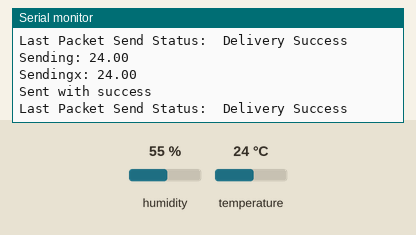
Recording of a sketch running on a simulated ESP32. On the bench: the last lines printed to the serial monitor. Inputs (shaded band) come from the test bench; at power-on: humidity 55 %, temperature 24 °C. WiFi joins after 1.5 s; servers stay silent unless stated.

Above: at 2.7 s.
2.8 s: humidity set to 22 %
At 2.91 s:
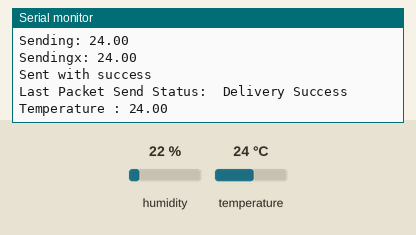
5.7 s: temperature set to 12 °C
At 8.25 s:
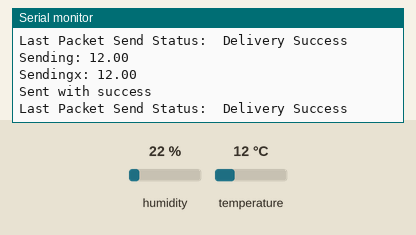
8.6 s: humidity set to 40 %
At 9.6 s:
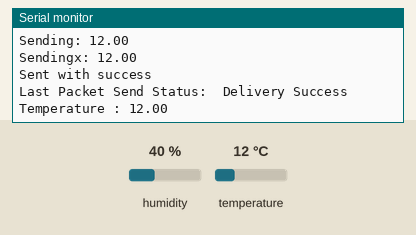
Timing chart, 0 to 11.6 s (numbered marks = the images above; inputs shaded):
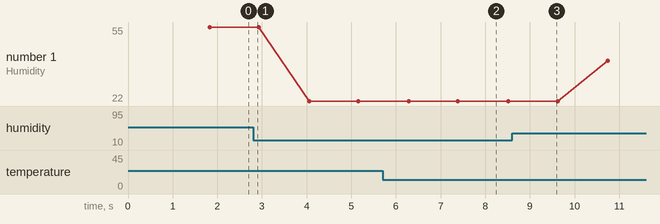

The sketch:

final_code_tx_V1.ino
```cpp
#include <WiFi.h>
#include <Arduino.h>
#include <Firebase_ESP_Client.h>
#include <DHT.h>                // Install DHT library by adafruit 1.3.8

#include <esp_now.h>
#define DHT_SENSOR_PIN 4
#define DHT_SENSOR_TYPE DHT11

//To provide the ESP32 / ESP8266 with the connection and the sensor type
DHT dht_sensor(DHT_SENSOR_PIN, DHT_SENSOR_TYPE);

uint8_t broadcastAddress[] = {0x10, 0x06, 0x1c, 0x82, 0x01, 0x88};

typedef struct {
  int id;
  float temp;
  float hum;
} struct_message;

struct_message myData;
esp_now_peer_info_t peerInfo;

void OnDataSent(const uint8_t *mac_addr, esp_now_send_status_t status) {
  Serial.print("\r\nLast Packet Send Status:\t");
  Serial.println(status == ESP_NOW_SEND_SUCCESS ? "Delivery Success" : "Delivery Fail");
}


//Provide the token generation process info.
#include "addons/TokenHelper.h"
//Provide the RTDB payload printing info and other helper functions.
#include "addons/RTDBHelper.h"

// Insert your network credentials
#define WIFI_SSID "Theja"
#define WIFI_PASSWORD "12345678"

// Insert Firebase project API Key
#define API_KEY "AIzaSyDMt-BdFVoWYEdoBGviq8zlk8kDwqgcZWk"

// Insert RTDB URLefine the RTDB URL */
#define DATABASE_URL "https://dhtnew-5c880-default-rtdb.asia-southeast1.firebasedatabase.app/"

//Define Firebase Data object
FirebaseData fbdo;

FirebaseAuth auth;
FirebaseConfig config;

unsigned long sendDataPrevMillis = 0;
int count = 0;
bool signupOK = false;                     //since we are doing an anonymous sign in

void setup(){

  dht_sensor.begin();
  Serial.begin(115200);
  WiFi.begin(WIFI_SSID, WIFI_PASSWORD);
  Serial.print("Connecting to Wi-Fi");
  while (WiFi.status() != WL_CONNECTED){
    Serial.print(".");
    delay(300);
  }
  Serial.println();
  Serial.print("Connected with IP: ");
  Serial.println(WiFi.localIP());
  Serial.println();

  /* Assign the api key (required) */
  config.api_key = API_KEY;

  /* Assign the RTDB URL (required) */
  config.database_url = DATABASE_URL;

  /* Sign up */
  if (Firebase.signUp(&config, &auth, "", "")){
    Serial.println("ok");
    signupOK = true;
  }
  else{
    Serial.printf("%s\n", config.signer.signupError.message.c_str());
  }

  /* Assign the callback function for the long running token generation task */
  config.token_status_callback = tokenStatusCallback; //see addons/TokenHelper.h

  Firebase.begin(&config, &auth);
  Firebase.reconnectWiFi(true);

  WiFi.mode(WIFI_STA);
  if (esp_now_init() != ESP_OK) {
    Serial.println("Error initializing ESP-NOW");
    return;
  }

  esp_now_register_send_cb(OnDataSent);

  //memset(&myData, 0, sizeof(myData));
  memcpy(peerInfo.peer_addr, broadcastAddress, 6);
  peerInfo.channel = 0;
  peerInfo.encrypt = false;
    if (esp_now_add_peer(&peerInfo) != ESP_OK){
    Serial.println("Failed to add peer");
    return;
  }

}

void loop(){

  //temperature and humidity measured should be stored in variables so the user
  //can use it later in the database

  float temperature = dht_sensor.readTemperature();
  float humidity = dht_sensor.readHumidity();

  if (Firebase.ready() && signupOK && (millis() - sendDataPrevMillis > 1000 || sendDataPrevMillis == 0)){
    //since we want the data to be updated every second
    sendDataPrevMillis = millis();
    // Enter Temperature in to the DHT_11 Table
    if (Firebase.RTDB.setInt(&fbdo, "DHT_11/Temperature", temperature)){
      // This command will be executed even if you dont serial print but we will make sure its working
      Serial.print("Temperature : ");
      Serial.print(temperature);
      Serial.print("\n");
    }
    else {
      Serial.println("Failed to Read from the Sensor");
      Serial.println("REASON: " + fbdo.errorReason());
    }


    // Enter Humidity in to the DHT_11 Table
    if (Firebase.RTDB.setFloat(&fbdo, "DHT_11/Humidity", humidity)){
      Serial.print("Humidity : ");
      Serial.print(humidity);
      Serial.print("\n");
    }
    else {
      Serial.println("Failed to Read from the Sensor");
      Serial.println("REASON: " + fbdo.errorReason());
    }
    }

  myData.id = 1;
  myData.temp = temperature;
  myData.hum = humidity;

  Serial.print("Sending: "); Serial.println(myData.temp);
  Serial.print("Sendingx: "); Serial.println(temperature);
  esp_err_t result = esp_now_send(broadcastAddress, (uint8_t *) &myData, sizeof(myData));
  if (result == ESP_OK) {
    Serial.println("Sent with success");
  }
  else {
    Serial.println("Error sending the data");
  }
  delay(200);
}
```

Measured:
- after the input at 5.7 s, the serial monitor: prints a new line after 1.9 s (image 2)
- plotted number 1: 55 → 22 after the input at 2.8 s, 22 → 40 after the input at 8.6 s
